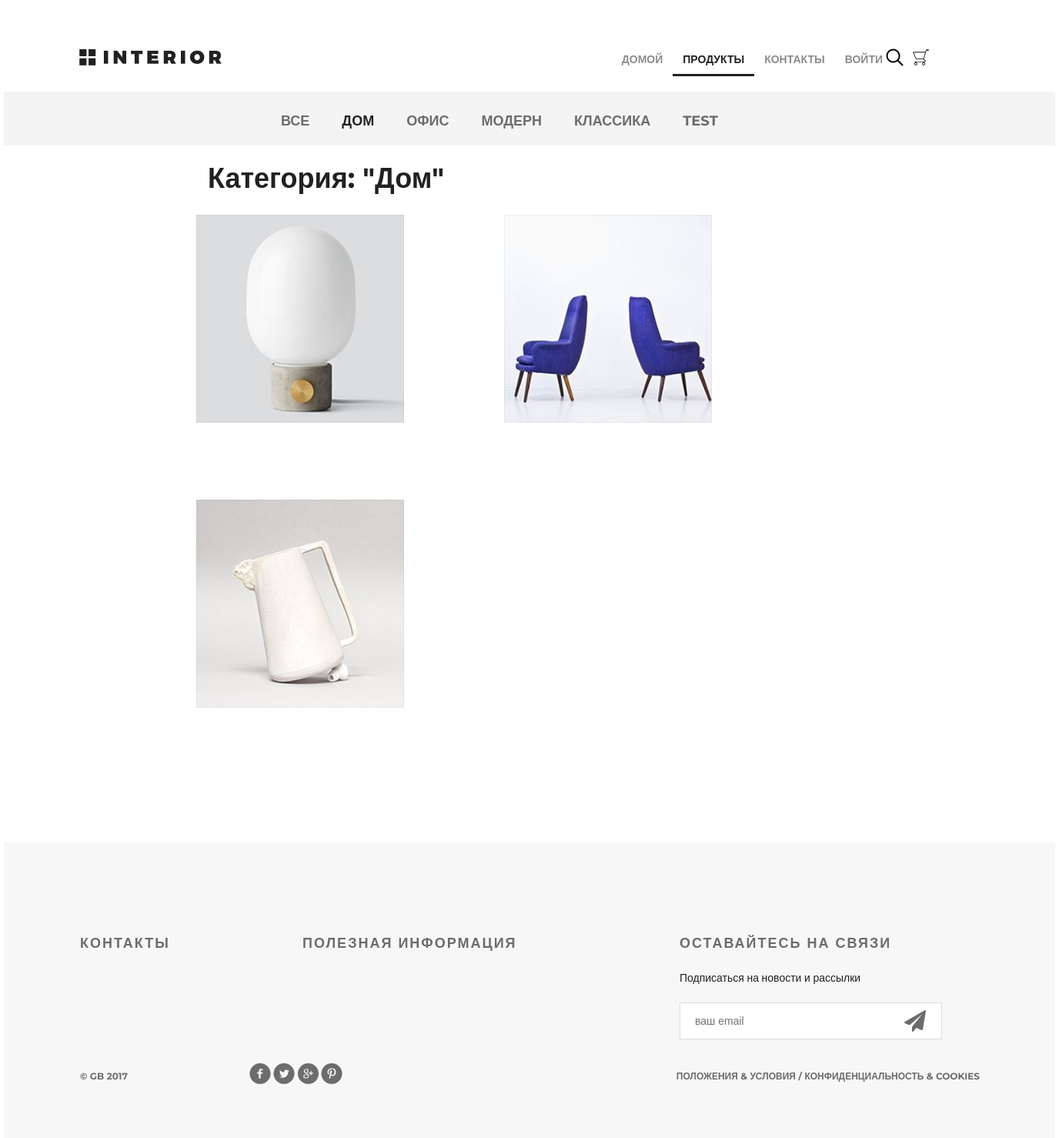
Page /products/category/1/ on the committed database.
### mainapp/models.py (models this page shows, shortened)
class ProductCategory(models.Model):
    name = models.CharField(verbose_name="имя", max_length=64, unique=True)
    description = models.TextField(verbose_name="описание", blank=True)
    is_active = models.BooleanField(verbose_name="категория активна", default=True)

class Product(models.Model):
    category = models.ForeignKey(ProductCategory, on_delete=models.CASCADE)
    name = models.CharField(verbose_name="имя продукта", max_length=128)
    image = models.ImageField(upload_to="products_images", blank=True)
    short_desc = models.CharField(verbose_name="краткое описание продукта", max_length=60, blank=True)
    description = models.TextField(verbose_name="описание продукта", blank=True)
    price = models.DecimalField(verbose_name="цена продукта", max_digits=8, decimal_places=2, default=0)
    quantity = models.PositiveIntegerField(verbose_name="количество на складе", default=0)

### mainapp/views.py (the view, shortened to what this page needs)
# urls.py: path("products/", include("mainapp.urls", namespace="products")),
def products(request, pk=None):
    title = "продукты"
    links_menu = ProductCategory.objects.all()
    basket = get_basket(request.user)
    if pk is not None:
        if pk == 0:
            products = Product.objects.all().order_by("price")
            category = {"name": "все"}
        else:
            category = get_object_or_404(ProductCategory, pk=pk)
            products = Product.objects.filter(category__pk=pk).order_by("price")
        content = {
            "title": title,
            "links_menu": links_menu,
            "category": category,
            "products": products,
            "media_url": settings.MEDIA_URL,
            "basket": basket,
        }
        return render(request, "mainapp/products_list.html", content)

### mainapp/views.py (called while the page is built)
def get_basket(user):
    if user.is_authenticated:
        return Basket.objects.filter(user=user)
    else:
        return []

### mainapp/templates/mainapp/products_list.html (shortened to what this page needs)
{% extends "mainapp/products.html" %}
{% load staticfiles %}
{% block content %}
<div class="details">
    <div class="links clearfix">
        {% include "mainapp/includes/inc_categories_menu.html" %}
    </div>
    <div class="products_list">
        <div class="title clearfix">
            <h2>Категория: "{{ category.name|title }}"</h2>
        </div>
        <div class="category-products clearfix">
            {% for product in products %}
            <div class="block">
                {% if user.is_authenticated %}
                <a href="{% url 'products:product' product.pk %}">
                    {% else %}
                    <a href="{% url 'auth:login' %}">
                        {% endif %}
                        <img src="{{ media_url }}{{ product.image }}" alt="{{ product.short_desc }}">
                    </a>
            </div>
            {% endfor %}
        </div>
    </div>
</div>
<div class="clr"></div>
{% endblock %}

### mainapp/templates/mainapp/includes/inc_categories_menu.html
<ul class="links-menu">
    <li>
        <a href="{% url 'products:category' pk=0 %}"
            class="{% if request.resolver_match.kwargs.pk == 0 %}active{% endif %}">
            все
        </a>
    </li>
    {% for link in links_menu %}
    <li>
        <a href="{% url 'products:category' link.pk %}"
            class="{% if request.resolver_match.kwargs.pk == link.pk %}active{% endif %}">
            {{ link.name }}
        </a>
    </li>
    {% endfor %}
</ul>

### static/style.css (style rules this page uses)
* { margin: 0; padding: 0; }
body { font-family: 'Montserrat', sans-serif; }
html, body { height: 100%; }
.products_list { margin-left: 250px; }
.products_list a { color: #555; text-decoration: none; }
.products_list .title { margin: 20px auto; height: 50px; float: none; }
.products_list .title h2 { margin-top: 0; float: left; }
.category-products { margin-bottom: 75px; }
.category-products .block a img { float: left; }
.category-products .block { float: left; margin-right: 30px; display: block; height: 370px; width: 370px; position: relative; }
.category-products .block:nth-child(3n) { margin-right: 0px; }
.clr { height: 384px; }
.clearfix:after { content: ""; display: block; clear: both; }
.title { height: 152px; margin-right: 15px; }
.title h2 { float: left; margin-top: 118px; color: #212121; font-size: 36px; font-weight: 700; text-align: left; margin-left: 15px; }
.links { height: 70px; background-color: #f4f4f4; position: relative; padding-left: 360px; }
.links-menu { margin: 27px auto 0px; position: absolute; }
.links-menu li { float: left; list-style-type: none; padding-right: 42px; }
.links-menu li a { text-decoration: none; color: #6c6c6c; font-size: 18px; font-weight: 700; text-transform: uppercase; }
.links-menu .active { color: #212121; font-size: 18px; font-weight: 700; }

### rows in the picture
ProductCategory: name "ДОМ", name "Дом"
ProductCategory: name "ОФИС"
ProductCategory: name "МОДЕРН"
ProductCategory: name "КЛАССИКА"
ProductCategory: name "TEST"
Product: image (picture)
Product: image (picture)
Product: image (picture)
